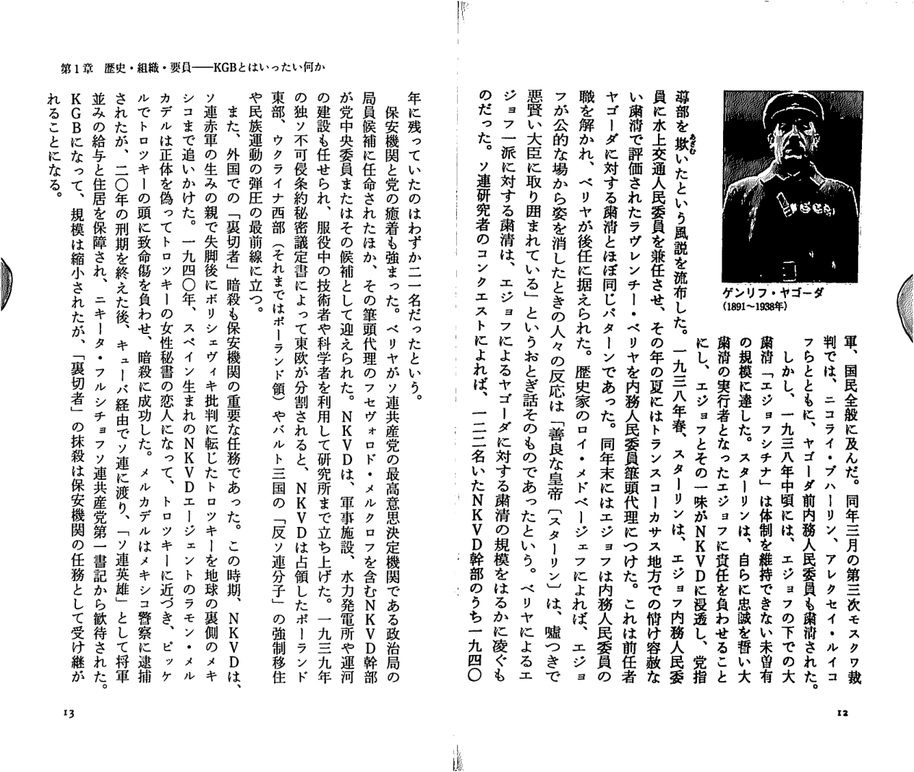
#> input picture data/test_p12.png, 914 x 772 px, shrunk from 1264 x 1068 before the run
$ python -i line_tilt.py   (imports and definitions only)
#> lines starting #> are read from the running program, lines starting #| are printed output that depends on the picture; after the words box and inside, x2 and y2 are one past the last pixel; in counts of white or black regions, pixels touching at a corner belong together
#> further down, picture is the input picture: shape (772, 914, 3); min 0, max 255, mean 225.4
"""Conservative local deskew for scanned vertical prose without changing page size."""
import base64
import cv2
import numpy as np


# [8 lines left out: function decode_page_image, not called in this run]


def correct_vertical_tilt(image, boundaries=None):
    height, width = image.shape[:2]
    boundaries=boundaries or []
    if len(boundaries)>40:
        raise ValueError('分割線は40本以内にしてください。')
    try:
        boundaries=sorted([(float(b['top']),float(b['bottom'])) for b in boundaries],key=lambda b:b[0])
    except (KeyError,TypeError,ValueError) as exc:
        raise ValueError('分割線の位置を確認してください。') from exc
    if any(not np.isfinite(a+b) or not 0<a<width or not 0<b<width for a,b in boundaries) or any(
        boundaries[i][0]>=boundaries[i+1][0] or boundaries[i][1]>=boundaries[i+1][1] for i in range(len(boundaries)-1)):
        raise ValueError('分割線が交差しています。位置を調整してください。')
    gray = cv2.cvtColor(image, cv2.COLOR_BGR2GRAY)
    binary = cv2.threshold(gray, 0, 255, cv2.THRESH_BINARY_INV + cv2.THRESH_OTSU)[1]
    _, _, stats, _ = cv2.connectedComponentsWithStats(binary, connectivity=8)
    max_size = min(height, width) * .07
    glyphs = np.array([(x+w/2, y+h/2, w, h) for x,y,w,h,a in stats[1:]
                       if a >= 12 and 7 <= w <= max_size and 7 <= h <= max_size], dtype=np.float32)
    if len(glyphs) < 30:
        raise ValueError('傾きを測れる縦書きの文字が見つかりません。')
    gw, gh = np.median(glyphs[:, 2:], axis=0)
    glyphs = glyphs[(glyphs[:,2] >= gw*.65) & (glyphs[:,2] <= gw*1.8)
                    & (glyphs[:,3] >= gh*.65) & (glyphs[:,3] <= gh*1.8)]
    # Neighboring character centers establish a starting lean for column grouping.
    def band_at(x,y):
        return int(np.searchsorted([a+(b-a)*y/height for a,b in boundaries],x))
    bands=np.array([band_at(g[0],g[1]) for g in glyphs])
    slopes={i:[] for i in range(len(boundaries)+1)}
    for index,g in enumerate(glyphs):
        dx=glyphs[:,0]-g[0];dy=glyphs[:,1]-g[1]
        possible=np.flatnonzero((dy >= gh*.65) & (dy <= gh*1.8) & (np.abs(dx) <= gw*.65) & (bands==bands[index]))
        if len(possible):
            j=possible[np.argmin(np.abs(dx[possible]))];slopes[bands[index]].append(float(dx[j]/dy[j]))
    leans={i:float(np.clip(np.median(values),-.15,.15)) if values else 0. for i,values in slopes.items()}
    projected=glyphs[:,0]-np.array([leans[i] for i in bands])*(glyphs[:,1]-height/2)
    groups=[]
    for i in sorted(range(len(glyphs)),key=lambda i:(bands[i],projected[i])):
        if not groups or bands[i]!=bands[groups[-1][0]] or projected[i]-np.median(projected[groups[-1]]) > gw*.85:
            groups.append([i])
        else:
            groups[-1].append(i)
    columns=[]
    for indices in groups:
        points=glyphs[indices,:2]
        if len(points) < 8 or np.ptp(points[:,1]) < height*.35:
            continue
        vx,vy,x,y=cv2.fitLine(points,cv2.DIST_HUBER,0,.01,.01).flatten()
        if abs(float(vy)) < .5:
            continue
        slope=float(vx/vy)
        if abs(slope) > .15:
            continue
        center=float(x+slope*(height/2-y))
        columns.append((center,slope,float(points[:,1].min()-gh),float(points[:,1].max()+gh),int(bands[indices[0]])))
    columns.sort()
    if not columns:
        raise ValueError('傾きを測れる縦書きの行が見つかりません。')
    selected=columns
    centers=np.array([c[0] for c in selected])
    # User lines define the independent correction bands.
    segment_ids=[c[4] for c in selected]
    local=np.array([np.median([other[1] for other,band in zip(selected,segment_ids) if band==segment]) for segment in segment_ids])
    # Resample the original image once. Never erase or move character components:
    # one character may comprise multiple disconnected strokes or touch a neighbor.
    xx=np.arange(width,dtype=np.float32)
    field=np.interp(xx,centers,local).astype(np.float32)
    # Keep the coordinate map monotone. A steep change at a split would fold
    # the image and duplicate, cut, or crush neighboring characters.
    sigma=2.0
    while float(np.max(np.abs(np.diff(field)))) * height/2 > .25:
        field=cv2.GaussianBlur(field[None,:],(0,0),sigmaX=sigma,sigmaY=1,borderType=cv2.BORDER_REPLICATE)[0]
        sigma*=2
        if sigma>width*2:
            raise ValueError("この分割では変形が大きすぎます。分割線を文字のない行間へ移してください。")
    # The median column start can lie inside earlier first characters. Use
    # the earliest measured start, then place transitions entirely in blank
    # rows across the text area. Never ramp displacement through a glyph.
    y0=max(0,int(np.floor(min(c[2] for c in selected))))
    y1=min(height,int(np.ceil(max(c[3] for c in selected)))+1)
    fade=max(8,int(gh*.65))
    text_x0=max(0,int(np.floor(centers.min()-gw)))
    text_x1=min(width,int(np.ceil(centers.max()+gw))+1)
    blank=~np.any(binary[:,text_x0:text_x1]>0,axis=1)
    edges=np.diff(np.r_[False,blank,False].astype(np.int8))
    runs=list(zip(np.flatnonzero(edges==1),np.flatnonzero(edges==-1)))
    top_runs=[(a,min(b,y0)) for a,b in runs if min(b,y0)-a>=fade+4]
    bottom_runs=[(max(a,y1),b) for a,b in runs if b-max(a,y1)>=fade+4]
    # Without a safe gap, continue the gentle shear to the page edge instead
    # of creating a sharp local stretch in printed strokes.
    top_end=int(top_runs[-1][1])-2 if top_runs else 0
    bottom_start=int(bottom_runs[0][0])+2 if bottom_runs else height
    yy=np.arange(height,dtype=np.float32)
    weight=np.minimum(np.clip((yy-(top_end-fade))/fade,0,1),np.clip(((bottom_start+fade)-yy)/fade,0,1))
    map_y=np.broadcast_to(yy[:,None],(height,width)).copy()
    shift=field[None,:]*(map_y-height/2)*weight[:,None]
    map_x=(np.broadcast_to(xx,(height,width)).copy()+shift).astype(np.float32)
    derivative=np.diff(map_x,axis=1)
    if float(derivative.min())<.7 or float(derivative.max())>1.3:
        raise ValueError("文字を保てる補正範囲を超えました。分割線を調整してください。")
    result=cv2.remap(image,map_x,map_y,cv2.INTER_LINEAR,borderMode=cv2.BORDER_CONSTANT,borderValue=(255,255,255))
    untouched=weight==0
    result[untouched]=image[untouched]
    return result, {'detected_lines':len(columns),'selected_lines':len(selected),
                    'segments':len(boundaries)+1,'measured_segments':len(set(segment_ids)),
                    'range_x':[0,width], 'range_y':[max(0,top_end-fade),min(height,bottom_start+fade)],
                    'min_horizontal_scale':round(float(derivative.min()),3),
                    'max_horizontal_scale':round(float(derivative.max()),3),
                    'max_shift':round(float(np.max(np.abs(shift))),1)}


def correct_spread_tilt(image):
    """Measure and resample each scanned page independently at the fold."""
    height, width = image.shape[:2]
    if width < height * 1.05:
        raise ValueError('横長の見開き画像で実行してください。単ページには「傾きを補正」を使用します。')
    gray = cv2.cvtColor(image, cv2.COLOR_BGR2GRAY).astype(np.float32)
    profile = np.maximum(0.0, 240.0 - gray).sum(axis=0)
#> profile = 914 values, max 78477 at index 808, min 0 at index 13, mean 20452.8
    kernel = max(5, min(25, (width // 40) | 1))
    smooth = cv2.GaussianBlur(profile[None, :], (kernel, 1), 5.0).ravel()
#> smooth = 914 values, max 62846.5 at index 850, min 0 at index 24, mean 20457.9
    start, end = int(width * .44), int(width * .56)
    split = start + int(np.argmin(smooth[start:end]))
#> split = 433
    if abs(split - width // 2) > width * .025:
        split = width // 2
    result = image.copy()
    pages = []
    for side, x0, x1 in [('left', 0, split), ('right', split, width)]:
        try:
            corrected, info = correct_vertical_tilt(image[:, x0:x1])
            result[:, x0:x1] = corrected
            pages.append(dict(info, side=side, corrected=True))
        except ValueError as exc:
            # A blank page or illustration must not prevent the prose page
            # from being corrected, nor be distorted by its neighbor's slope.
            pages.append(dict(side=side, corrected=False, reason=str(exc)))
#> this loop made 2 passes
#> (gw in correct_vertical_tilt, gh in correct_vertical_tilt, fade in correct_vertical_tilt, text_x0 in correct_vertical_tilt, text_x1 in correct_vertical_tilt, top_runs in correct_vertical_tilt, bottom_runs in correct_vertical_tilt, top_end in correct_vertical_tilt) on pass 1: (12, 12, 8, 65, 406, [(0, 55)], [(691, 710), (718, 772)], 53)
#> pass 1, in correct_vertical_tilt, `gray = cv2.cvtColor(image, cv2.COLOR_BGR2GRAY)`:
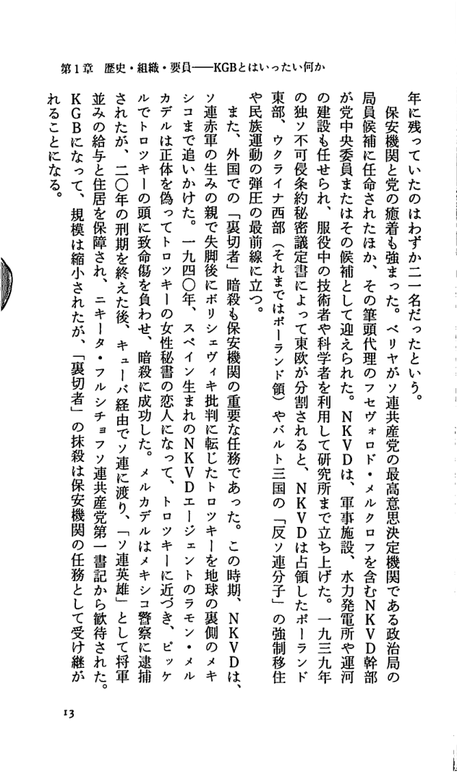
#> gray: shape (772, 457); min 0, max 255, mean 234.1
#> pass 1, in correct_vertical_tilt, `binary = cv2.threshold(gray, 0, 255, cv2.THRESH_BINARY_INV + cv2.THRES..`:
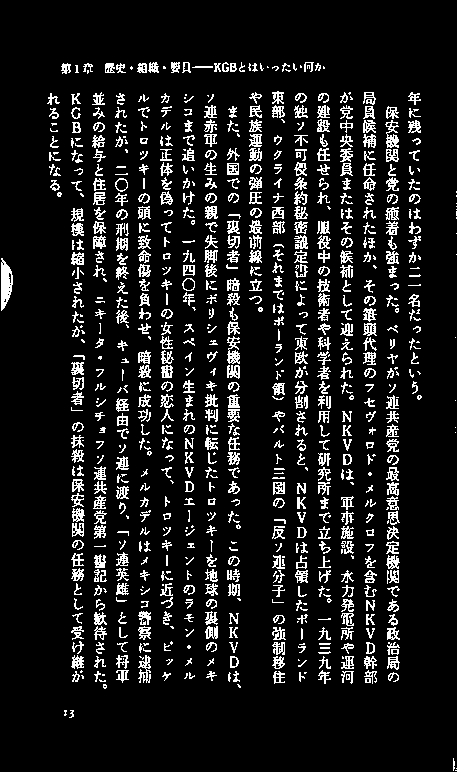
#> binary: shape (772, 457); 10.5% white in thin lines or dots
#> pass 1, in correct_vertical_tilt, `shift=field[None,:]*(map_y-height/2)*weight[:,None]`:
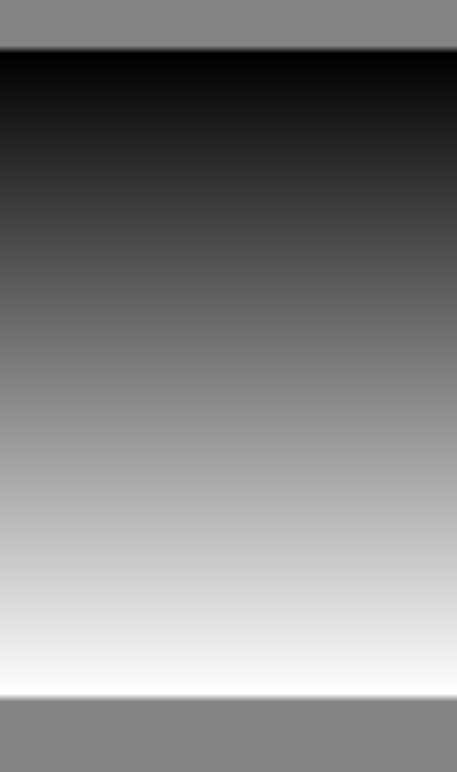
#> shift: shape (772, 457) float32; min -0.62, max 0.571, mean -0.0203; drawn with min black and max white
#> pass 1, in correct_vertical_tilt, `map_x=(np.broadcast_to(xx,(height,width)).copy()+shift).astype(np.floa..`:
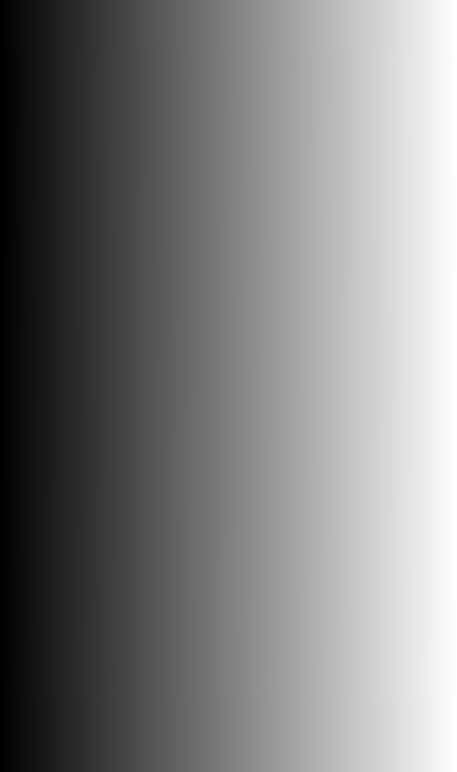
#> map_x: shape (772, 457) float32; min -0.62, max 456.6, mean 228; drawn with min black and max white
#> after the loop:
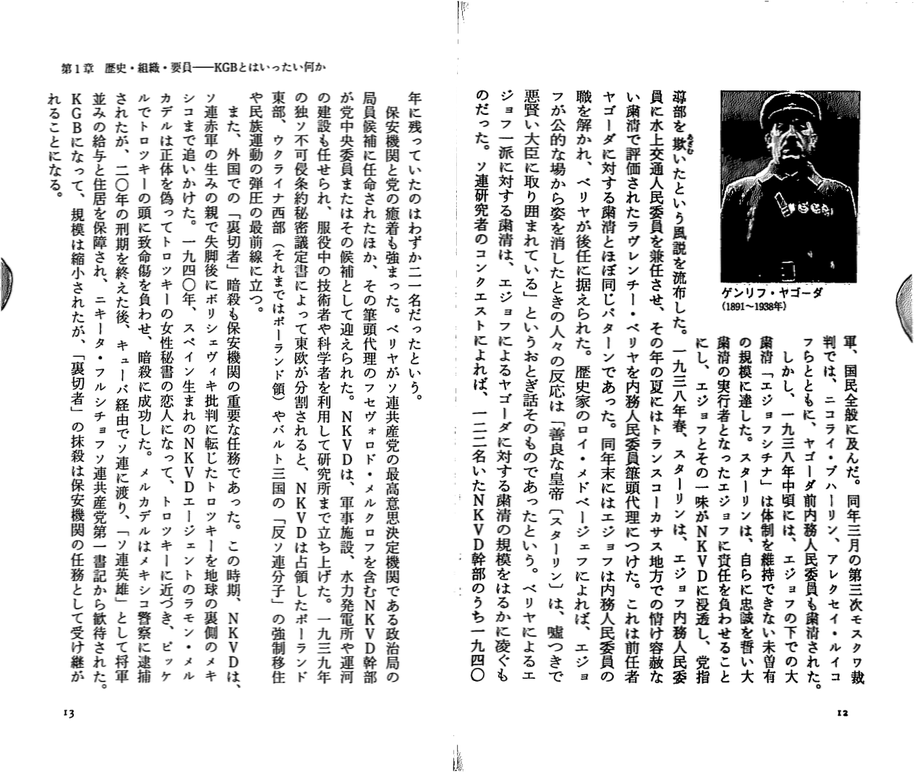
#> result: shape (772, 914, 3); min 0, max 255, mean 225.4
#> after the loop, pages = 2 items
    measured = sum(page['corrected'] for page in pages)
#> measured = 2
    if not measured:
        raise ValueError('左右のページに傾きを測れる縦書きの行が見つかりません。')
    return result, dict(mode='spread', segments=2, measured_segments=measured,
                        gutter_x=split, pages=pages,
                        detected_lines=sum(page.get('detected_lines', 0) for page in pages))


# [12 lines left out: function correct_image_request, not called in this run]

>>> import cv2
>>> picture = cv2.imread('../../data/test_p12.png')
>>> result = correct_spread_tilt(picture)

$ run again, on data/test_p15.png
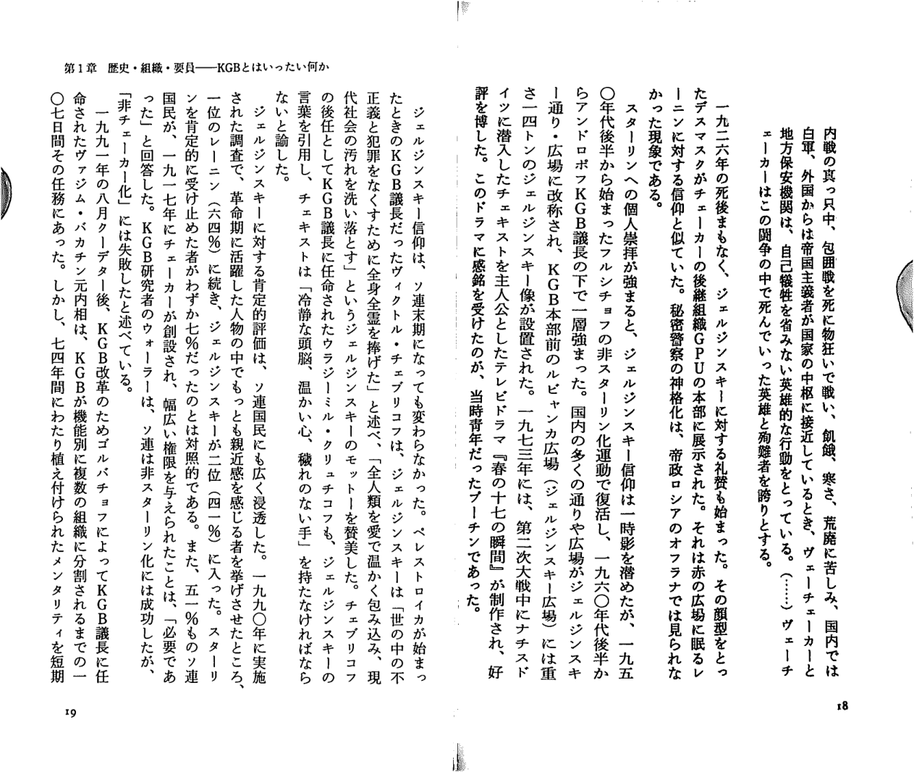
#> input picture data/test_p15.png, 914 x 772 px, shrunk from 1263 x 1066 before the run
#> picture is the input picture: shape (772, 914, 3); min 0, max 255, mean 234.5
#> profile = 914 values, max 54524 at index 676, min 0 at index 12, mean 13900.5
#> smooth = 914 values, max 35646 at index 698, min 0 at index 23, mean 13906
#> split = 438
#> the loop in correct_spread_tilt, `for side, x0, x1 in [('left', 0, split), ('right', split, width)]:` made 2 passes
#> (side, x0, x1, height in correct_vertical_tilt, width in correct_vertical_tilt, max_size in correct_vertical_tilt, gw in correct_vertical_tilt, gh in correct_vertical_tilt) on pass 1: ('left', 0, 438, 772, 438, 30.66, 11, 12)
#> pass 1, in correct_vertical_tilt, `binary = cv2.threshold(gray, 0, 255, cv2.THRESH_BINARY_INV + cv2.THRES..`:
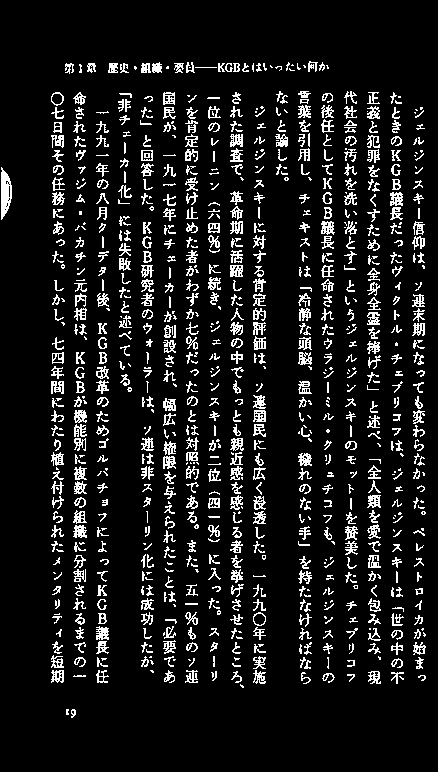
#> binary: shape (772, 438); 10.1% white in thin lines or dots, all inside (x1, y1, x2, y2) = (1, 61, 426, 718)
#> after the loop in correct_spread_tilt, `for side, x0, x1 in [('left', 0, split), ('right', split, width)]:`:
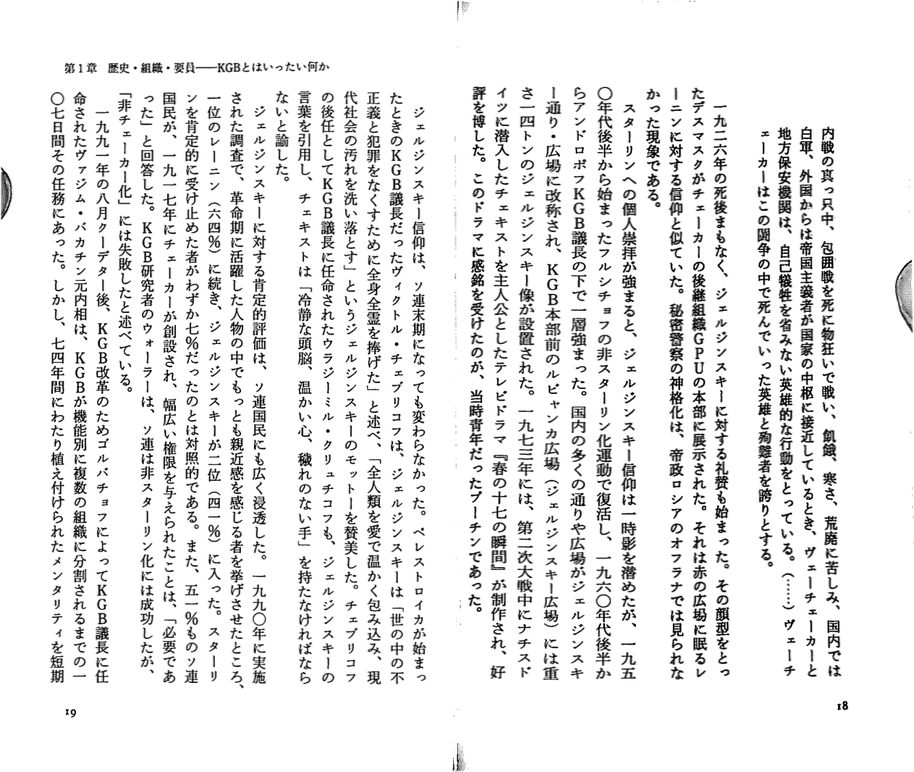
#> result: shape (772, 914, 3); min 0, max 255, mean 234.5
#> after the loop in correct_spread_tilt, `for side, x0, x1 in [('left', 0, split), ('right', split, width)]:`: pages = 2 items
#> measured = 2
